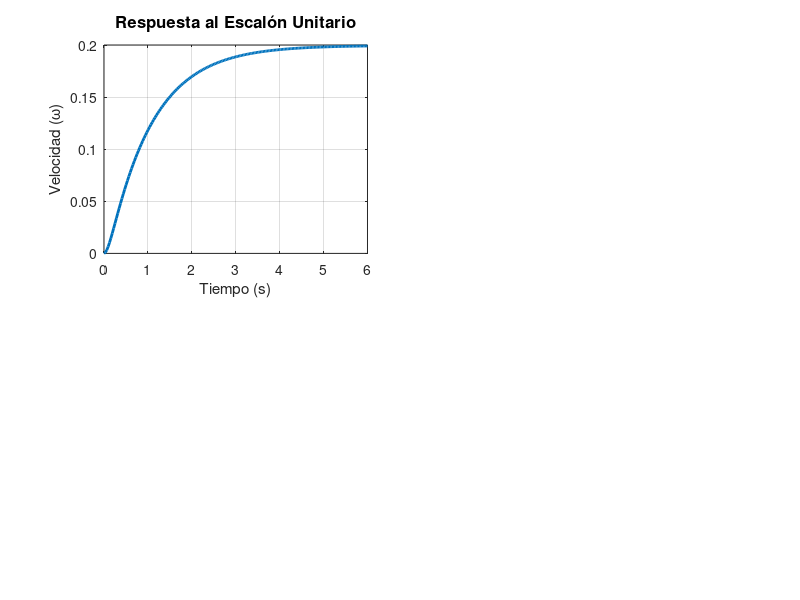

MATLAB code for this plot: (Note: this script raises an error after producing the figure.)
% =========================================================================
% Cap. 01 — MODELADO DEL MOTOR BDC (BRUSHED DC MOTOR)
% -------------------------------------------------------------------------
% Propósito  : Obtener la función de transferencia y la representación en
%              espacio de estados (modelo 2x2: corriente y velocidad) de
%              un motor BDC y visualizar su comportamiento dinámico.
% Aplicación : Motor BDC, salida = velocidad angular ω(t).
% Parámetros : Didácticos (Ra=0.5, La=0.5, K=0.01, Je=0.01, Be=0.1).
% Muestreo   : — (modelo continuo).
% Entradas   : Ninguna (los parámetros se modifican en el código).
% Salidas    : Reporte en consola (G(s), A,B,C,D, polos y ceros) y figura
%              con respuesta al escalón, Bode, polos/ceros y root locus.
% Doc        : docs/01_modelado_motor_bdc.md
% =========================================================================
clear; clc; close all;

% --- Parámetros del Motor BDC (didácticos) ---
Ra = 0.5;       % Resistencia de armadura (Ohms)
La = 0.5;       % Inductancia (H)
K  = 0.01;      % Constante de torque (Nm/A)
Je = 0.01;      % Inercia del rotor (kg*m^2)
Be = 0.1;       % Fricción viscosa (N*m*s)

% --- Modelado Matemático ---
num = K;
den = [(Je*La), (Je*Ra + Be*La), (Be*Ra + K^2)];
G_tf = tf(num, den);

% --- Representación en Espacio de Estados ---
A = [-Ra/La, -K/La; K/Je, -Be/Je];
B = [1/La; 0];
C = [0, 1];
D = 0; 
sys_ss = ss(A, B, C, D);

% --- Visualización en Terminal (Reporte de Datos) ---
fprintf('==================================================\n');
fprintf('       REPORTE DE ANÁLISIS: MOTOR DC              \n');
fprintf('==================================================\n');

fprintf('\n1. FUNCIÓN DE TRANSFERENCIA G(s) = Omega(s)/V(s):\n');
display(G_tf);

fprintf('--------------------------------------------------\n');
fprintf('2. MATRICES DE ESTADO (Espacio de Estados):\n\n');

fprintf('Matriz A (Dinámica del sistema):\n');
disp(A);
fprintf('Matriz B (Entrada):\n');
disp(B);
fprintf('Matriz C (Salida):\n');
disp(C);
fprintf('Matriz D (Transmisión directa):\n');
disp(D);

fprintf('--------------------------------------------------\n');
fprintf('3. POLOS Y CEROS:\n');
fprintf('Polos: \n'); disp(pole(G_tf));
fprintf('Ceros: \n'); disp(zero(G_tf));
fprintf('==================================================\n');

% --- Visualización Gráfica Optimizada ---
figure('Units', 'normalized', 'Position', [0.1, 0.1, 0.8, 0.8], 'Name', 'Análisis de Control - Motor DC');

% 1. Respuesta al Escalón
subplot(2,2,1);
[y, t] = step(G_tf);
plot(t, y, 'LineWidth', 2, 'Color', [0 0.4470 0.7410]);
grid on;
title('\bfRespuesta al Escalón Unitario', 'FontSize', 12);
xlabel('Tiempo (s)'); ylabel('Velocidad (\omega)');

% Marcadores de tiempo de asentamiento
info = stepinfo(G_tf);
y_final = dcgain(G_tf); 
hold on;
line([info.SettlingTime info.SettlingTime], [0 y_final], 'Color', 'r', 'LineStyle', '--', 'LineWidth', 1.2);
text(info.SettlingTime, y_final/2, sprintf('  t_s = %.2f s', info.SettlingTime), 'Color', 'r', 'FontWeight', 'bold');
hold off;

% 2. Mapa de Polos y Ceros
subplot(2,2,2);
pzmap(G_tf);
grid on;
h = findobj(gca, 'Type', 'Line');
set(h, 'LineWidth', 2, 'MarkerSize', 10);
title('\bfMapa de Polos y Ceros', 'FontSize', 12);

% 3. Diagrama de Bode con Márgenes de Estabilidad
subplot(2,2,3);
margin(G_tf); 
grid on;
set(findall(gca, 'Type', 'line'), 'LineWidth', 1.5);

% 4. Lugar Geométrico de las Raíces (Root Locus)
subplot(2,2,4);
rlocus(G_tf);
grid on;
title('\bfLugar Geométrico de las Raíces', 'FontSize', 12);
set(findall(gca, 'Type', 'line'), 'LineWidth', 1.5);

% Título General
sgtitle('Análisis Dinámico del Motor DC', 'FontSize', 16, 'FontWeight', 'bold');

% --- Segunda Figura: Evolución de Estados ---
figure('Units', 'normalized', 'Position', [0.2, 0.2, 0.5, 0.5], 'Name', 'Estados del Sistema', 'Color', 'w');
[y_ss, t_ss, x] = step(sys_ss);
plot(t_ss, x(:,1), 'r', 'LineWidth', 2); hold on;
plot(t_ss, x(:,2), 'b', 'LineWidth', 2);
grid on;
legend({'i_a (Corriente de Armadura)', '\omega (Velocidad Angular)'}, 'Location', 'best');
title('\bfEvolución Temporal de las Variables de Estado', 'FontSize', 12);
xlabel('Tiempo (s)');
ylabel('Amplitud (A o rad/s)');
